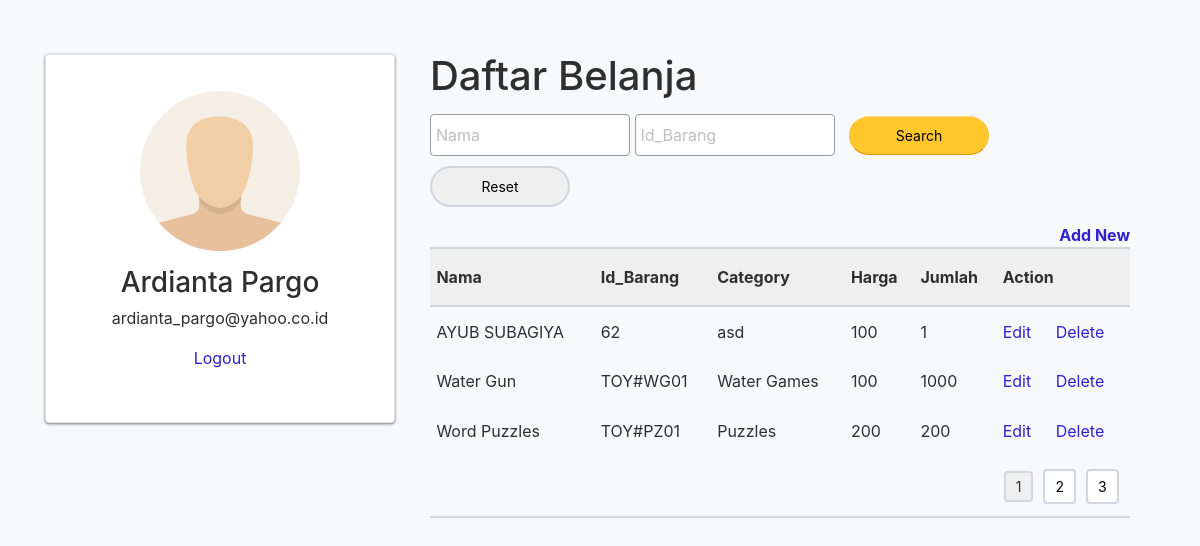
/timeline.php (signed in), run on the app's committed database.
### tables this page shows
CREATE TABLE `subagiya` (
  `id` int(8) NOT NULL,
  `name` varchar(255) NOT NULL,
  `code` varchar(20) NOT NULL,
  `category` varchar(255) NOT NULL,
  `price` double NOT NULL,
  `stock_count` bigint(16) NOT NULL
);

### lib/DataSource.php (called while the page is built, shortened)
<?php
class DataSource
{
    private $connection;
    function __construct()
    {
        $this->connection = $this->getConnection();
    }
    public function getConnection()
    {
        $connection = new \mysqli(self::HOST, self::USERNAME, self::PASSWORD, self::DATABASENAME);
        $connection->set_charset("utf8");
        return $connection;
    }
    public function execute($query, $paramType = "", $paramArray = array())
    {
        $statement = $this->connection->prepare($query);
        $statement->execute();
        return $statement;
    }
    public function select($query, $paramType = "", $paramArray = array())
    {
        $statement = $this->execute($query, $paramType, $paramArray);
        $result = $statement->get_result();
        if ($result->num_rows > 0) {
            $resultset = null;
            while ($row = $result->fetch_assoc()) {
                $resultset[] = $row;
            }
            return $resultset;
        }
    }
    public function getRecordCount($query, $paramType = "", $paramArray = array())
    {
        $statement = $this->execute($query, $paramType, $paramArray);
        $statement->store_result();
        return $statement->num_rows;
    }
}

### timeline.php (the view, shortened to what this page needs)
<!DOCTYPE html>
<html lang="en">
<head>
    <link rel="stylesheet" href="css/bootstrap.min.css" />
</head>
<body class="bg-light">
<div class="container mt-5">
    <div class="row">
        <div class="col-md-4">
            <div class="card">
                <div class="card-body text-center">
                    <img class="img img-responsive rounded-circle mb-3" width="160" src="img/<?php echo $_SESSION['user']['photo'] ?>" />
                    <h3><?php echo  $_SESSION["user"]["name"] ?></h3>
                    <p><?php echo $_SESSION["user"]["email"] ?></p>
                    <p><a href="logout.php">Logout</a></p>
                </div>
            </div>
        </div>
        <?php
require_once __DIR__ . '/lib/perpage.php';
require_once __DIR__ . '/lib/DataSource.php';
$database = new DataSource();
$name = "";
$code = "";
$queryCondition = "";
$orderby = " ORDER BY id desc";
$sql = "SELECT * FROM subagiya " . $queryCondition;
$href = 'index.php';
$perPage = 3;
$page = 1;
$start = ($page - 1) * $perPage;
$query = $sql . $orderby . " limit " . $start . "," . $perPage;
$result = $database->select($query);
if (! empty($result)) {
    $result["perpage"] = showperpage($sql, $perPage, $href);
}
?>
<html>
<head>
<link rel="stylesheet" type="text/css" href="css/style.css" />
<link rel="stylesheet" type="text/css" href="css/table.css" />
<link rel="stylesheet" type="text/css" href="css/form.css" />
</head>
<body>
    <div class="phppot-container">
        <h1>Daftar Belanja</h1>
        <div>
            <form name="frmSearch" method="post" action="">
                <div>
                    <p>
                        <input type="text" placeholder="Nama"
                            name="search[name]"
                            value="<?php echo $name; ?>" /> <input
                            type="text" placeholder="Id_Barang"
                            name="search[code]"
                            value="<?php echo $code; ?>" /> <input
                            type="submit" name="go" class="btnSearch"
                            value="Search"> <input type="reset"
                            class="btnReset" value="Reset"
                            onclick="window.location='index.php'">
                    </p>
                </div>
                <div>
                    <a class="font-bold float-right" href="add.php">Add
                        New</a>
                </div>
                <table class="stripped">
                    <thead>
                        <tr>
                            <th>Nama</th>
                            <th>Id_Barang</th>
                            <th>Category</th>
                            <th>Harga</th>
                            <th>Jumlah</th>
                            <th>Action</th>
                        </tr>
                    </thead>
                    <tbody>
                    <?php
                    if (! empty($result)) {
                        foreach ($result as $key => $value) {
                            if (is_numeric($key)) {
                                ?>
                     <tr>
                            <td><?php echo $result[$key]['name']; ?></td>
                            <td><?php echo $result[$key]['code']; ?></td>
                            <td><?php echo $result[$key]['category']; ?></td>
                            <td><?php echo $result[$key]['price']; ?></td>
                            <td><?php echo$result[$key]['stock_count']; ?></td>
                            <td><a class="mr-20"
                                href="edit.php?id=<?php echo $result[$key]["id"]; ?>">Edit</a>
                                <a
                                href="delete.php?action=delete&id=<?php echo $result[$key]["id"]; ?>">Delete</a>
                            </td>
                        </tr>
                    <?php
                            }
                        }
                    }
                    if (isset($result["perpage"])) {
                        ?>
                        <tr>
                            <td colspan="6" align=right> <?php echo $result["perpage"]; ?></td>
                        </tr>
                    <?php } ?>
                    </tbody>
                </table>
            </form>
        </div>
    </div>
</body>
</html>

### lib/perpage.php (shortened to what this page needs)
<?php
function perpage($count, $per_page = '10', $href)
{
    $output = '';
    if ($per_page != 0)
        $pages = ceil($count / $per_page);
    if ($pages >= 1) {
        for ($i = ($_POST["page"] - 2); $i <= ($_POST["page"] + 2); $i ++) {
            if ($i < 1)
                continue;
            if ($_POST["page"] == $i)
                $output = $output . '<span id=' . $i . ' class="current-page" >' . $i . '</span>';
            else
                $output = $output . '<input type="submit" name="page" class="perpage-link" value="' . $i . '" />';
        }
    }
    return $output;
}
function showperpage($sql, $per_page = 10, $href)
{
    require_once __DIR__ . '/DataSource.php';
    $db_handle = new DataSource();
    $count = $db_handle->getRecordCount($sql);
    $perpage = perpage($count, $per_page, $href);
    return $perpage;
}
?>

### css/style.css (style rules this page uses)
body { font-family: -apple-system, BlinkMacSystemFont, Roboto, Segoe UI, Helvetica Neue, Helvetica, Arial, sans-serif; margin: 0 auto; -webkit-font-smoothing: antialiased; box-sizing: border-box; color: #2f2f2f; line-height: 1.5; }
a { text-decoration: none; color: #2f20d1; }
img { height: auto; max-width: 100%; vertical-align: middle; }
.phppot-container { width: 740px; margin: 20 auto; padding: 0px 20px 0px 20px; }
.row { padding: 6px 0 6px 0; }
.card { padding: 1rem 2rem; border-radius: 4px; background: var(- -bg-color); box-shadow: 0 1px 3px #747681; }
.font-bold { font-weight: bold; }
.float-right { float: right; }
.text-center { text-align: center; }
.mr-20 { margin-right: 20px; }

### css/table.css (style rules this page uses)
table { width: 100%; border-collapse: collapse; border-spacing: 0; border-bottom: 2px solid #d2d6dd; }
th { padding: 1rem 0.4rem; text-align: left; }
td { padding: .8rem 0.4rem; }
thead { border-top: 2px solid #d2d6dd; border-bottom: 2px solid #d2d6dd; background-color: #efefef; }

### css/form.css (style rules this page uses)
input, textarea, select { box-sizing: border-box; width: 200px; height: initial; padding: 8px 5px; border: 1px solid #9a9a9a; border-radius: 4px; }
button, input[type=submit] { padding: 8px 0px; font-size: 1em; cursor: pointer; border-radius: 25px; color: #000000; background-color: #ffc72c; border-color: #ffd98e #ffbe3d #de9300; }
::placeholder { color: #bdbfc4; }

### timeline.php (style rules this page uses)
button, input[type=submit].btnSearch { width: 140px; font-size: 14px; margin: 10px 0px 0px 10px; }
.btnReset { width: 140px; padding: 8px 0px; font-size: 14px; cursor: pointer; border-radius: 25px; color: #000000; border: 2px solid #d2d6dd; margin-top: 10px; }
button, input[type=submit].perpage-link { width: auto; font-size: 14px; padding: 5px 10px; border: 2px solid #d2d6dd; border-radius: 4px; margin: 0px 5px; background-color: #fff; cursor: pointer; }
.current-page { width: auto; font-size: 14px; padding: 5px 10px; border: 2px solid #d2d6dd; border-radius: 4px; margin: 0px 5px; background-color: #efefef; cursor: pointer; }

### data on the page
subagiya: name "AYUB SUBAGIYA", code "62", category "asd", price "100", stock_count "1"
subagiya: name "Water Gun", code "TOY#WG01", category "Water Games", price "100", stock_count "1000"
subagiya: name "Word Puzzles", code "TOY#PZ01", category "Puzzles", price "200", stock_count "200"

### other printed values
$_SESSION["user"]["name"] "Ardianta Pargo"
$_SESSION["user"]["email"] "ardianta_pargo@yahoo.co.id"
